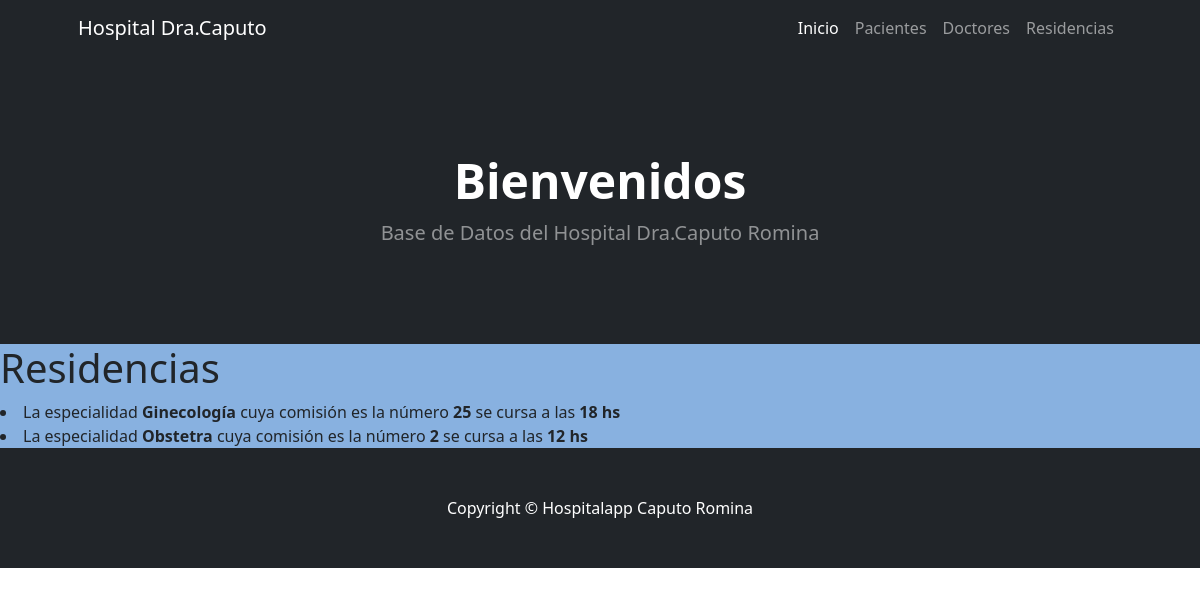
The page /hospitalapp/Residencias/ on the database as committed earlier.
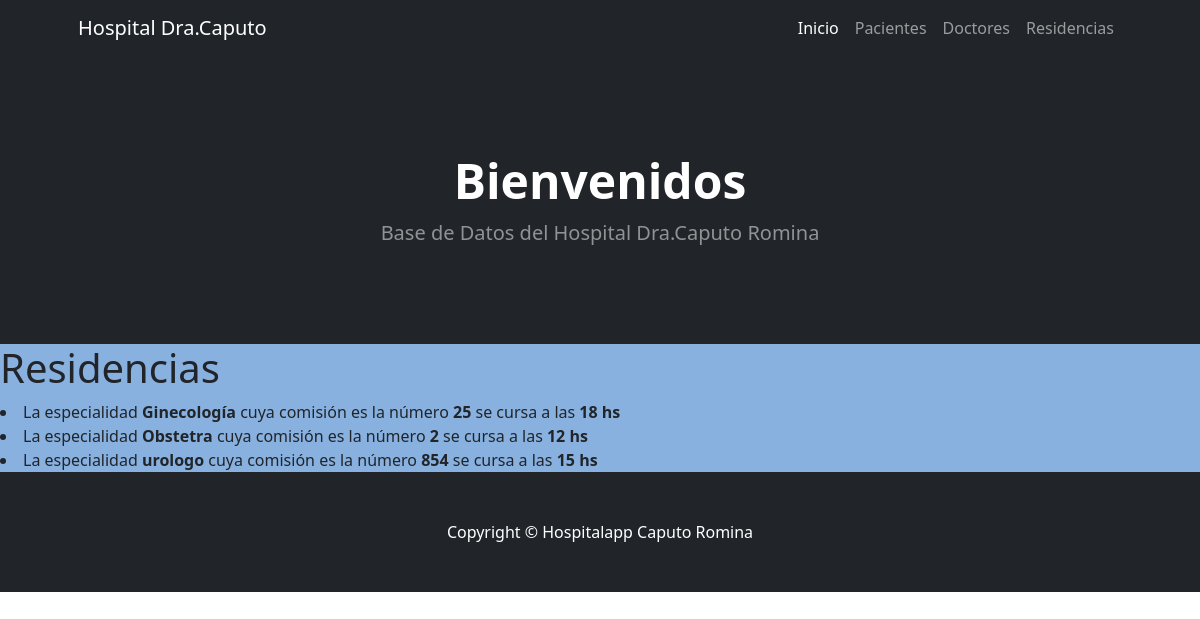
The same page on the database as committed later.
### hospitalapp/models.py (models this page shows)
class Residencia (models.Model):
    especialidad = models.CharField(max_length=30)
    comision=models.IntegerField()
    horario =models.IntegerField()

### hospitalapp/views.py (the view)
# urls.py: path("Residencias/", views.residencia, name="Residencias"),
def residencia(request):
      residencia = Residencia.objects.all()
      return render(request, "hospitalapp/Residencias.html", {"residencia": residencia})

### hospitalapp/template/hospitalapp/Residencias.html (shortened to what this page needs)
{% extends "hospitalapp/padre-index.html" %}
{% load static %}
{% block contenidoPagina %}
<div style="background-color: rgb(136, 177, 224);">
<body>
    <h1> Residencias </h1>
    {% for residencia in residencia %}
    <li> La especialidad <b>{{residencia.especialidad}}</b> cuya comisión es la número <b>{{residencia.comision}}</b> se cursa a las <b>{{residencia.horario}} hs</b> </li>
    {% endfor %}
{% endblock %}

Rows that differ between the two databases and show on the page:
added Residencia: especialidad "urologo", comision "854", horario "15"
